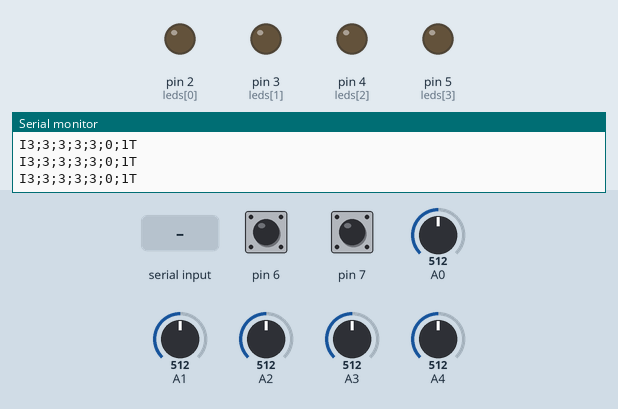
This sketch was run on a simulated Arduino Uno, built with avr-gcc and run on an emulated ATmega328P. Shown: output pins drawn as LEDs (lit = HIGH), the last lines printed to the serial monitor. Inputs (shaded band) come from the test bench; at power-on: pin 6 HIGH, pin 7 HIGH, A0 = 512, A1 = 512, A2 = 512, A3 = 512, A4 = 512.

Above: at 1.2 s.
1.3 s: "30,150\n" received over Serial
At 3.9 s:
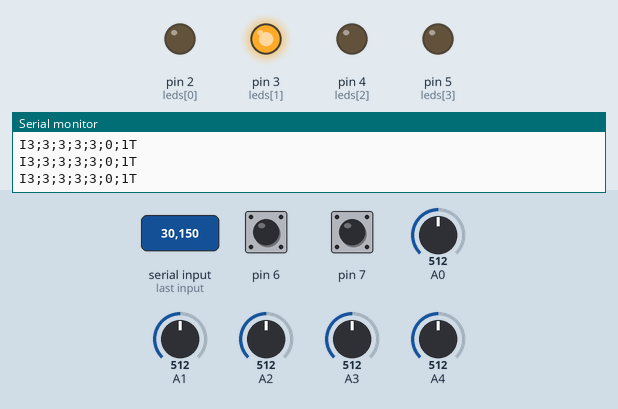
Timing chart, 0 to 6.0 s (numbered marks = the images above; inputs shaded):
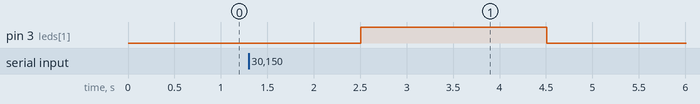

The sketch:

proyecto_arduino.ino
```cpp
int leds[4] = { 2, 3, 4, 5};

void setup() {

  for (int i = 0; i < 4; i++)
  {
    pinMode(leds[i], OUTPUT);
  }
  pinMode(7, INPUT_PULLUP);
  pinMode(6, INPUT_PULLUP);

  Serial.begin(9600);

}
int v[5] = {0, 0, 0, 0, 0};
int vpulsador, vpulsador2;
String cadena = "";
void loop() {

  v[0] = map(analogRead(A0), 0, 1023, 1, 5);
  v[1] = map(analogRead(A1), 0, 1023, 1, 5);
  v[2] = map(analogRead(A2), 0, 1023, 1, 5);
  v[3] = map(analogRead(A3), 0, 1023, 1, 5);
  v[4] = map(analogRead(A4), 0, 1023, 1, 5);

  vpulsador = digitalRead(7);
  vpulsador = digitalRead(6);
  cadena = "I";
  for (int i = 0; i < 5; i++)
  {
    cadena += String(v[i]) + ";";
  }
  cadena += String(!vpulsador) + ";" + String(!vpulsador2) + "T";
  Serial.println(cadena);
  if (Serial.available() > 0) {
    int valor = Serial.readString().toInt();
    digitalWrite(leds[valor], 1);
    delay(2000);
    digitalWrite(leds[valor], 0);
    delay(500);
  }
  delay(500);

}
```

Measured:
- after the input at 1.3 s, pin 3 (leds[1]): LOW → HIGH after 1.2 s, → LOW 2.0 s later
